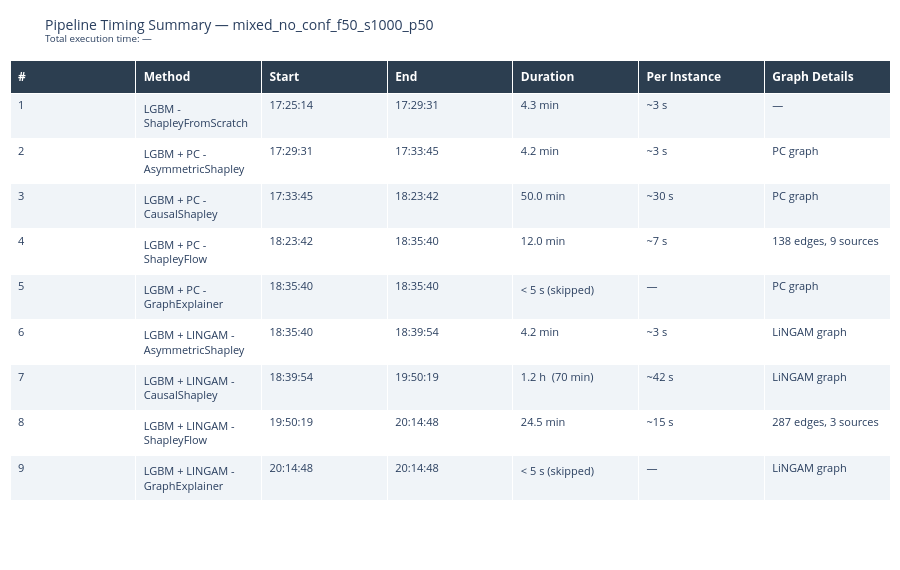

This figure's notebook cell:
### Markdown cell above
## 2. Pipeline Timing Summary

### Code cell
def parse_pipeline_timing(logs_dir: Path, dataset: str):
    """
    Parse the latest pipeline log and return:
      - timing_df  : per-method DataFrame (Method, Start, End, Duration, Per Instance, Graph Details)
      - total_str  : human-readable total execution time
    """
    log_files = sorted(logs_dir.glob("pipeline_*.log"))
    if not log_files:
        print("No log files found in", logs_dir)
        return None, "—"

    log_file = log_files[-1]
    print(f"Log file: {log_file.name}")

    ts_re   = re.compile(r"^(\d{4}-\d{2}-\d{2} \d{2}:\d{2}:\d{2}) \| (.*)$")
    prog_re = re.compile(r"\[Progress:\s*(\d+)/(\d+)\]\s+(.+)")

    events = []
    with open(log_file) as f:
        for line in f:
            m = ts_re.match(line.strip())
            if m:
                ts = datetime.strptime(m.group(1), "%Y-%m-%d %H:%M:%S")
                events.append((ts, m.group(2).strip()))

    # ── Extract ShapleyFlow graph stats per method (edges, sources) ─────
    # Format: "ShapleyFlowWrapper: 51 features, 138 edges, 9 sources"
    flow_re     = re.compile(r"ShapleyFlowWrapper:.*?(\d+) edges,\s*(\d+) sources")
    flow_stats  = {}          # keyed by progress-method-name string
    current_key = None
    for ts, content in events:
        pm = prog_re.search(content)
        if pm:
            current_key = pm.group(3).strip()
        fm = flow_re.search(content)
        if fm and current_key and current_key not in flow_stats:
            flow_stats[current_key] = (int(fm.group(1)), int(fm.group(2)))

    # ── Total execution time ─────────────────────────────────────────────
    total_min = None
    pipeline_end = None
    for ts, content in events:
        m = re.search(r"Total execution time:\s*([\d.]+)\s*minutes", content)
        if m:
            total_min    = float(m.group(1))
            pipeline_end = ts
    if pipeline_end is None and events:
        pipeline_end = events[-1][0]

    # ── Progress events ──────────────────────────────────────────────────
    prog_evts = []
    for ts, content in events:
        m = prog_re.search(content)
        if m:
            prog_evts.append({"ts": ts, "idx": int(m.group(1)), "name": m.group(3).strip()})

    if not prog_evts:
        return None, "—"

    # ── Build per-method rows ────────────────────────────────────────────
    rows = []
    for i, pe in enumerate(prog_evts):
        end_ts     = prog_evts[i + 1]["ts"] if i + 1 < len(prog_evts) else pipeline_end
        dur_s      = max(0.0, (end_ts - pe["ts"]).total_seconds()) if end_ts else 0.0
        dur_min    = dur_s / 60
        n_inst     = 100   # instances per method in the pipeline

        raw_name   = pe["name"]
        # Strip slow-warning annotation, e.g. "(SLOW - uses 10 inner samples)"
        clean_name = re.sub(r"\s*\(SLOW[^)]*\)", "", raw_name).strip()

        # ── Graph Details column ─────────────────────────────────────────
        is_pc     = "PC"     in raw_name.upper()
        is_lingam = "LINGAM" in raw_name.upper()
        is_flow   = "FLOW"   in raw_name.upper() or "ShapleyFlow" in raw_name

        if raw_name in flow_stats:
            edges, srcs = flow_stats[raw_name]
            graph_str = f"{edges} edges, {srcs} sources"
        elif is_pc:
            # Count from adjacency matrix for non-flow methods
            graph_str = "PC graph"
        elif is_lingam:
            graph_str = "LiNGAM graph"
        else:
            graph_str = "—"

        # ── Duration display ─────────────────────────────────────────────
        if dur_s < 5:
            dur_str  = "< 5 s (skipped)"
            per_str  = "—"
        elif dur_min >= 60:
            dur_str  = f"{dur_min/60:.1f} h  ({dur_min:.0f} min)"
            per_str  = f"~{dur_s/n_inst:.0f} s"
        elif dur_min >= 1:
            dur_str  = f"{dur_min:.1f} min"
            per_str  = f"~{dur_s/n_inst:.0f} s"
        else:
            dur_str  = f"{dur_s:.0f} s"
            per_str  = f"~{dur_s/n_inst:.1f} s"

        rows.append({
            "#":             pe["idx"],
            "Method":        clean_name,
            "Start":         pe["ts"].strftime("%H:%M:%S"),
            "End":           end_ts.strftime("%H:%M:%S") if end_ts else "—",
            "Duration":      dur_str,
            "Per Instance":  per_str,
            "Graph Details": graph_str,
        })

    total_str = (
        f"{total_min:.1f} min  ({total_min/60:.2f} h)" if total_min else "—"
    )
    return pd.DataFrame(rows), total_str


timing_df, total_time = parse_pipeline_timing(LOGS_DIR, DATASET)

# ── Display as Plotly table ───────────────────────────────────────────────
if timing_df is not None:
    header_vals = list(timing_df.columns)
    cell_vals   = [timing_df[c].tolist() for c in timing_df.columns]

    # Zebra-stripe rows
    n = len(timing_df)
    row_colors = [["#f0f4f8" if i % 2 == 0 else "white" for i in range(n)]] * len(header_vals)

    fig_timing = go.Figure(go.Table(
        header=dict(
            values=[f"<b>{v}</b>" for v in header_vals],
            fill_color="#2c3e50", font=dict(color="white", size=12),
            align="left", height=30,
        ),
        cells=dict(
            values=cell_vals,
            fill_color=row_colors,
            align="left", height=26,
            font=dict(size=11),
        ),
    ))
    fig_timing.update_layout(
        title=dict(
            text=f"Pipeline Timing Summary — {DATASET}<br>"
                 f"<sup>Total execution time: {total_time}</sup>",
            font=dict(size=14),
        ),
        margin=dict(l=10, r=10, t=60, b=10),
        height=90 + 30 + n * 50,
    )
    fig_timing.show()
else:
    print("Could not parse timing log.")

### Figure 1 — Plotly figure (JSON) as saved in the notebook; plotly's stock layout.template omitted (floating-point values rounded to 4 significant figures)
{"data": [{"cells": {"align": "left", "fill": {"color": [["#f0f4f8", "white", "#f0f4f8", "white", "#f0f4f8", "white", "#f0f4f8", "white", "#f0f4f8"], ["#f0f4f8", "white", "#f0f4f8", "white", "#f0f4f8", "white", "#f0f4f8", "white", "#f0f4f8"], ["#f0f4f8", "white", "#f0f4f8", "white", "#f0f4f8", "white", "#f0f4f8", "white", "#f0f4f8"], ["#f0f4f8", "white", "#f0f4f8", "white", "#f0f4f8", "white", "#f0f4f8", "white", "#f0f4f8"], ["#f0f4f8", "white", "#f0f4f8", "white", "#f0f4f8", "white", "#f0f4f8", "white", "#f0f4f8"], ["#f0f4f8", "white", "#f0f4f8", "white", "#f0f4f8", "white", "#f0f4f8", "white", "#f0f4f8"], ["#f0f4f8", "white", "#f0f4f8", "white", "#f0f4f8", "white", "#f0f4f8", "white", "#f0f4f8"]]}, "font": {"size": 11}, "height": 26, "values": [[1, 2, 3, 4, 5, 6, 7, 8, 9], ["LGBM - ShapleyFromScratch", "LGBM + PC - AsymmetricShapley", "LGBM + PC - CausalShapley", "LGBM + PC - ShapleyFlow", "LGBM + PC - GraphExplainer", "LGBM + LINGAM - AsymmetricShapley", "LGBM + LINGAM - CausalShapley", "LGBM + LINGAM - ShapleyFlow", "LGBM + LINGAM - GraphExplainer"], ["17:25:14", "17:29:31", "17:33:45", "18:23:42", "18:35:40", "18:35:40", "18:39:54", "19:50:19", "20:14:48"], ["17:29:31", "17:33:45", "18:23:42", "18:35:40", "18:35:40", "18:39:54", "19:50:19", "20:14:48", "20:14:48"], ["4.3 min", "4.2 min", "50.0 min", "12.0 min", "< 5 s (skipped)", "4.2 min", "1.2 h  (70 min)", "24.5 min", "< 5 s (skipped)"], ["~3 s", "~3 s", "~30 s", "~7 s", "—", "~3 s", "~42 s", "~15 s", "—"], ["—", "PC graph", "PC graph", "138 edges, 9 sources", "PC graph", "LiNGAM graph", "LiNGAM graph", "287 edges, 3 sources", "LiNGAM graph"]]}, "header": {"align": "left", "fill": {"color": "#2c3e50"}, "font": {"color": "white", "size": 12}, "height": 30, "values": ["<b>#</b>", "<b>Method</b>", "<b>Start</b>", "<b>End</b>", "<b>Duration</b>", "<b>Per Instance</b>", "<b>Graph Details</b>"]}, "type": "table"}], "layout": {"height": 570, "margin": {"b": 10, "l": 10, "r": 10, "t": 60}, "title": {"font": {"size": 14}, "text": "Pipeline Timing Summary — mixed_no_conf_f50_s1000_p50<br><sup>Total execution time: —</sup>"}}}
